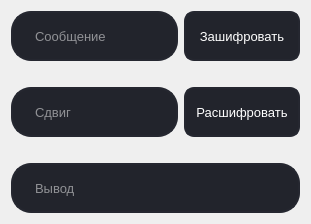
      <widget class="QWidget" name="tab_6">
       <attribute name="title">
        <string>Аня</string>
       </attribute>
       <layout class="QVBoxLayout" name="verticalLayout_15">
        <item>
         <layout class="QGridLayout" name="gridLayout_5">
          <item row="1" column="0">
           <spacer name="verticalSpacer_7">
            <property name="orientation">
             <enum>Qt::Vertical</enum>
            </property>
            <property name="sizeType">
             <enum>QSizePolicy::Fixed</enum>
            </property>
            <property name="sizeHint" stdset="0">
             <size>
              <width>20</width>
              <height>20</height>
             </size>
            </property>
           </spacer>
          </item>
          <item row="0" column="1">
           <widget class="QPushButton" name="encryptButton_6">
            <property name="minimumSize">
             <size>
              <width>0</width>
              <height>50</height>
             </size>
            </property>
            <property name="font">
             <font>
              <pointsize>10</pointsize>
             </font>
            </property>
            <property name="styleSheet">
             <string notr="true">QPushButton {
	border: 2px solid rgb(37, 39, 48);
	border-radius: 10px;
	color: #FFF;
	padding-right: 10px;
	padding-left: 10px;
	background-color: rgb(34, 36, 44);
}
QPushButton:hover {
	border: 2px solid rgb(48, 50, 62);
}
QPushButton:focus {
	border: 2px solid rgb(85, 170, 255);
	background-color: rgb(43, 45, 46);
}</string>
            </property>
            <property name="text">
             <string>Зашифровать</string>
            </property>
           </widget>
          </item>
          <item row="0" column="0">
           <widget class="QLineEdit" name="message_6">
            <property name="minimumSize">
             <size>
              <width>0</width>
              <height>50</height>
             </size>
            </property>
            <property name="font">
             <font>
              <pointsize>10</pointsize>
             </font>
            </property>
            <property name="styleSheet">
             <string notr="true">QLineEdit {
	border: 2px solid rgb(37, 39, 48);
	border-radius: 20px;
	color: #FFF;
	padding-right: 20px;
	padding-left: 20px;
	background-color: rgb(34, 36, 44);
}
QLineEdit:hover {
	border: 2px solid rgb(48, 50, 62);
}
QLineEdit:focus {
	border: 2px solid rgb(85, 170, 255);
	background-color: rgb(43, 45, 46);
}</string>
            </property>
            <property name="placeholderText">
             <string>Сообщение</string>
            </property>
           </widget>
          </item>
          <item row="4" column="0" colspan="2">
           <widget class="QLineEdit" name="result_6">
            <property name="minimumSize">
             <size>
              <width>0</width>
              <height>50</height>
             </size>
            </property>
            <property name="font">
             <font>
              <pointsize>10</pointsize>
             </font>
            </property>
            <property name="styleSheet">
             <string notr="true">QLineEdit {
	border: 2px solid rgb(37, 39, 48);
	border-radius: 20px;
	color: #FFF;
	padding-right: 20px;
	padding-left: 20px;
	background-color: rgb(34, 36, 44);
}
QLineEdit:hover {
	border: 2px solid rgb(48, 50, 62);
}
QLineEdit:focus {
	border: 2px solid rgb(85, 170, 255);
	background-color: rgb(43, 45, 46);
}</string>
            </property>
            <property name="readOnly">
             <bool>true</bool>
            </property>
            <property name="placeholderText">
             <string>Вывод</string>
            </property>
           </widget>
          </item>
          <item row="2" column="1">
           <widget class="QPushButton" name="decryptButton_6">
            <property name="minimumSize">
             <size>
              <width>0</width>
              <height>50</height>
             </size>
            </property>
            <property name="font">
             <font>
              <pointsize>10</pointsize>
             </font>
            </property>
            <property name="styleSheet">
             <string notr="true">QPushButton {
	border: 2px solid rgb(37, 39, 48);
	border-radius: 10px;
	color: #FFF;
	padding-right: 10px;
	padding-left: 10px;
	background-color: rgb(34, 36, 44);
}
QPushButton:hover {
	border: 2px solid rgb(48, 50, 62);
}
QPushButton:focus {
	border: 2px solid rgb(85, 170, 255);
	background-color: rgb(43, 45, 46);
}</string>
            </property>
            <property name="text">
             <string>Расшифровать</string>
            </property>
           </widget>
          </item>
          <item row="2" column="0">
           <widget class="QLineEdit" name="shift_3">
            <property name="minimumSize">
             <size>
              <width>0</width>
              <height>50</height>
             </size>
            </property>
            <property name="font">
             <font>
              <pointsize>10</pointsize>
             </font>
            </property>
            <property name="styleSheet">
             <string notr="true">QLineEdit {
	border: 2px solid rgb(37, 39, 48);
	border-radius: 20px;
	color: #FFF;
	padding-right: 20px;
	padding-left: 20px;
	background-color: rgb(34, 36, 44);
}
QLineEdit:hover {
	border: 2px solid rgb(48, 50, 62);
}
QLineEdit:focus {
	border: 2px solid rgb(85, 170, 255);
	background-color: rgb(43, 45, 46);
}</string>
            </property>
            <property name="placeholderText">
             <string>Сдвиг</string>
            </property>
           </widget>
          </item>
          <item row="3" column="0">
           <spacer name="verticalSpacer_10">
            <property name="orientation">
             <enum>Qt::Vertical</enum>
            </property>
            <property name="sizeType">
             <enum>QSizePolicy::Fixed</enum>
            </property>
            <property name="sizeHint" stdset="0">
             <size>
              <width>20</width>
              <height>20</height>
             </size>
            </property>
           </spacer>
          </item>
         </layout>
        </item>
       </layout>
      </widget>
